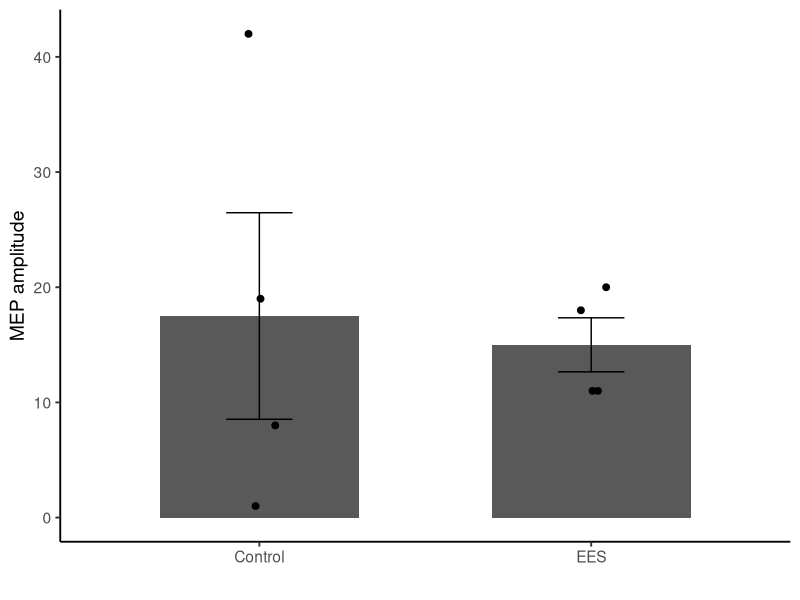
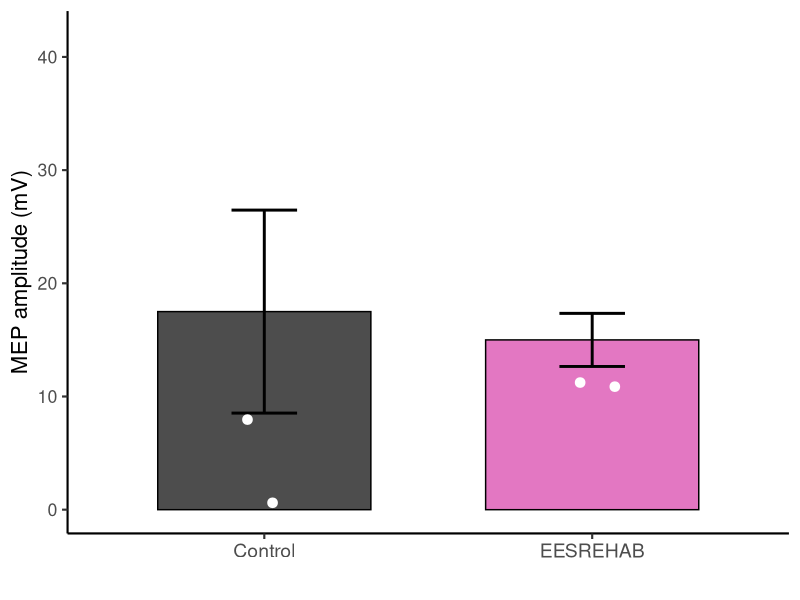
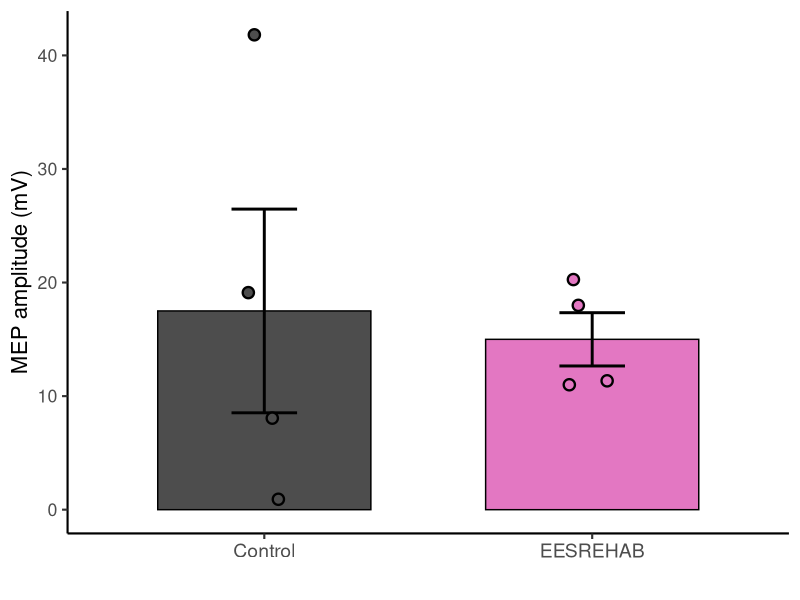

Generate these figures, in order, with R:
# analysis title
# date

#Clear R's brain
rm(list=ls()) 

library(dplyr)

# データ入力
df <- data.frame(
  group = factor(rep(c("Control", "EES"), each = 4),
                 levels = c("Control", "EES")),
  amplitude = c(1, 8, 19, 42,
                11, 11, 18, 20)
)

df

wilcox.test(amplitude ~ group, data = df, exact = FALSE)

library(ggplot2)

# 各群の要約（mean, SD, SEM）
summary_df <- df %>%
  group_by(group) %>%
  summarise(
    mean = mean(amplitude),
    sd   = sd(amplitude),
    n    = n(),
    sem  = sd / sqrt(n)
  )

summary_df

ggplot(summary_df, aes(x = group, y = mean)) +
  geom_col(width = 0.6) +  # 棒（平均）
  geom_errorbar(aes(ymin = mean - sem,
                    ymax = mean + sem),
                width = 0.2) +  # エラーバー（SEM）
  geom_jitter(data = df,
              aes(x = group, y = amplitude),
              width = 0.05, height = 0,
              size = 2) +        # 各ラットの値
  labs(x = "", y = "MEP amplitude") +
  theme_classic(base_size = 14)

# 必要なパッケージ
library(ggplot2)
library(dplyr)

# データ
df <- data.frame(
  group = factor(rep(c("Control", "EESREHAB"), each = 4),
                 levels = c("Control", "EESREHAB")),
  amplitude = c(1, 8, 19, 42,
                11, 11, 18, 20)
)

# 各群の統計量（mean + SEM）
summary_df <- df %>%
  group_by(group) %>%
  summarise(
    mean = mean(amplitude),
    sd   = sd(amplitude),
    n    = n(),
    sem  = sd / sqrt(n)
  )

# 色（アップロード画像と近い色）
control_color <- "#4D4D4D"   # ピンク系
ees_color <- "#E377C2"       # シアン系

# プロット
ggplot(summary_df, aes(x = group, y = mean, fill = group)) +
  geom_col(width = 0.65, color = "black") +
  geom_errorbar(aes(ymin = mean - sem,
                    ymax = mean + sem),
                width = 0.2, size = 1) +
  geom_jitter(data = df,
              aes(x = group, y = amplitude),
              width = 0.08, size = 2, color = "white", stroke = 1.2) +
  scale_fill_manual(values = c("Control" = control_color,
                               "EESREHAB" = ees_color)) +
  labs(y = "MEP amplitude (mV)", x = "") +
  theme_classic(base_size = 16) +
  theme(
    legend.position = "none",
    axis.title.y = element_text(size = 16),
    axis.text.x = element_text(size = 14)
  )

ggplot(summary_df, aes(x = group, y = mean, fill = group)) +
  geom_col(width = 0.65, color = "black") +
  geom_errorbar(aes(ymin = mean - sem,
                    ymax = mean + sem),
                width = 0.2, linewidth = 1) +
  geom_jitter(data = df,
              aes(x = group, y = amplitude, fill=group),
              width = 0.08,
              size = 3,
              shape = 21,
              color = "black",
              stroke = 1.2) +
  scale_fill_manual(values = c("Control" = control_color,
                               "EESREHAB" = ees_color)) +
  labs(y = "MEP amplitude (mV)", x = "") +
  theme_classic(base_size = 16) +
  theme(
    legend.position = "none",
    axis.title.y = element_text(size = 16),
    axis.text.x = element_text(size = 14)
  )
